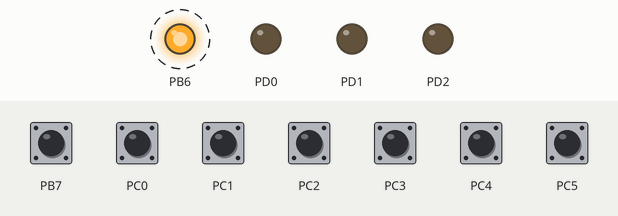
Simulated run of this program. Board: ATmega48, built with avr-gcc and emulated at 8 MHz. On the bench: output pins drawn as LEDs (lit = HIGH). Dashed ring = blinking. The inputs (shaded band) are chosen by the test bench; at power-on: PB7, PC0–5 HIGH.

Above: at 0.89 s.
1.3 s: PB7 pulled LOW for 0.15 s
Timing chart, 0 to 10.3 s (numbered marks = the images above; inputs shaded):
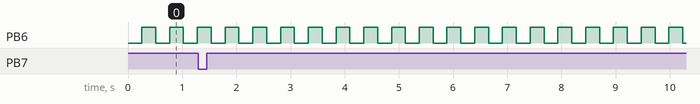

Measured:
- by itself, PB6: alternates HIGH for 0.26 s and LOW for 0.26 s

The program:

main.c
```c
/*
 * main.c
 *
 *  Created on: 06.01.2012
 *      Author: falko
 */

#include <avr/io.h>
#include <avr/interrupt.h>

uint8_t readSwitches() {
	uint8_t switches = ((~PINC) & 0x3F);
	switches |= ((~(PINB >> 7)) & 0x01) << 6;
	return switches;
}

volatile uint8_t blinkCount = 6;
uint16_t blinkInterval = 200;
#define SWITCH_REREAD 50

#define REREAD_SWITCHES 0
volatile uint8_t flags = 0;

uint16_t msClock = 0;
uint16_t msCount = 0;

ISR (TIMER0_OVF_vect) {
	/* Interrupt Aktion alle
	 (8000000/8)/256 Hz = 3906 Hz
	 bzw. 0.256 ms
	 */

	// true if a millisecond has passed
	if (msClock++ > F_CPU / 1000 / 8 / 256) {
		msClock = 0;

		// increment the milliSeconds
		msCount++;

		// reread the switches
		if (msCount % SWITCH_REREAD == 0) {
			flags |= 1 << REREAD_SWITCHES;
		}

		// let the LED blink
		if (msCount % blinkInterval == 0) {
//			if (PINC & (1 << PINC0)) {
//				blinkCount += 1;
//			}
			if (blinkCount > 0) {
				PORTB ^= 1 << DDB6;
				blinkCount--;
			}
		}
	}
}

uint8_t switches = 0;

int main() {
	/* Setze Eingang für Taster */
	DDRB = 0;
	DDRC = 0;

	/* Setze Ausgang für LED und UART */
	DDRB |= 1 << DDB6;
	DDRD |= (1 << DDD2) | (1 << DDD1) | (1 << DDD0);

	/* Setze PULLUPS an und LED aus */
	PORTB = (1 << DDB7);
	PORTC = 0xFF;

	// Timer 0 konfigurieren
	TCCR0B = (1 << CS01); // Prescaler 8

	// Overflow Interrupt erlauben
	TIMSK0 |= (1 << TOIE0);

	// Global Interrupts aktivieren
	sei();

	while (1) {
		if (flags & (1 << REREAD_SWITCHES)) {
			uint8_t newSwitches = readSwitches();
			if (newSwitches != switches) {
				switches = newSwitches;
				blinkCount += switches * 2;
			}
			flags &= ~(1 << REREAD_SWITCHES);
		}
	}
}
```
